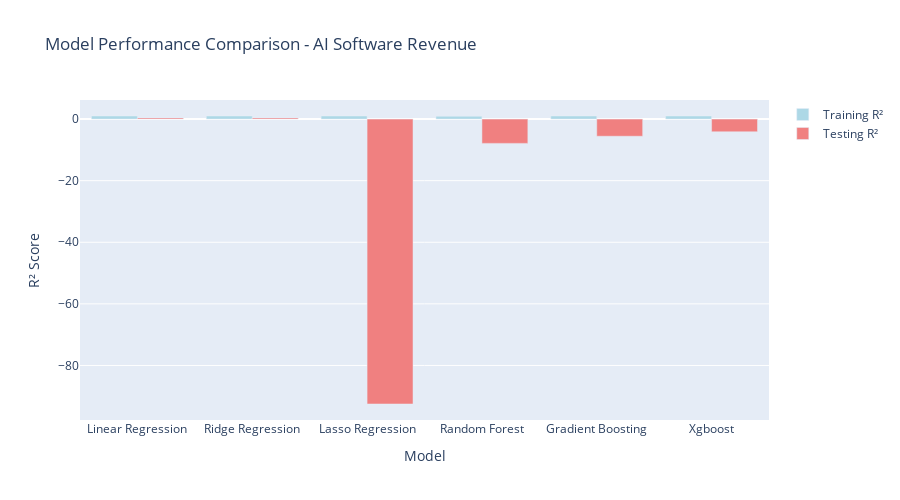
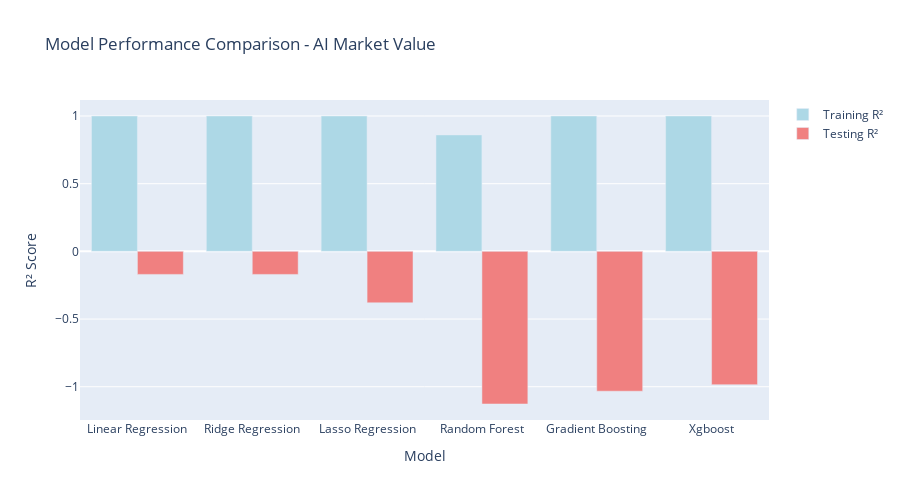

The code cell stored with these charts, in order, in its notebook:
### Markdown cell above
## 5. Model Comparison and Evaluation

### Code cell
# Compare model performance
def compare_model_performance(results_dict, target_name):
    """
    Create comprehensive model comparison
    """
    
    # Create comparison DataFrame
    comparison_data = []
    
    for model_name, metrics in results_dict.items():
        row = {
            'Model': model_name.replace('_', ' ').title(),
            'Train_R2': metrics.get('train_r2', np.nan),
            'Train_RMSE': metrics.get('train_rmse', np.nan),
            'Train_MAE': metrics.get('train_mae', np.nan),
            'Test_R2': metrics.get('test_r2', np.nan),
            'Test_RMSE': metrics.get('test_rmse', np.nan),
            'Test_MAE': metrics.get('test_mae', np.nan)
        }
        comparison_data.append(row)
    
    comparison_df = pd.DataFrame(comparison_data)
    
    # Display results
    pd.set_option('display.precision', 3)
    display(comparison_df)
    
    # Find best model
    if 'Train_R2' in comparison_df.columns:
        best_model_idx = comparison_df['Train_R2'].idxmax()
        best_model = comparison_df.loc[best_model_idx, 'Model']
        best_r2 = comparison_df.loc[best_model_idx, 'Train_R2']
        
    
    # Create visualization
    if len(comparison_df) > 1:
        fig = go.Figure()
        
        fig.add_trace(go.Bar(
            x=comparison_df['Model'],
            y=comparison_df['Train_R2'],
            name='Training R²',
            marker_color='lightblue'
        ))
        
        if 'Test_R2' in comparison_df.columns and not comparison_df['Test_R2'].isna().all():
            fig.add_trace(go.Bar(
                x=comparison_df['Model'],
                y=comparison_df['Test_R2'],
                name='Testing R²',
                marker_color='lightcoral'
            ))
        
        fig.update_layout(
            title=f'Model Performance Comparison - {target_name}',
            xaxis_title='Model',
            yaxis_title='R² Score',
            height=500
        )
        
        fig.show()
    
    return comparison_df

# Compare models for each target
model_comparisons = {}

for target_col, results in ml_results.items():
    target_name = targets.get(target_col, target_col)
    comparison = compare_model_performance(results, target_name)
    model_comparisons[target_col] = comparison

### Figure 1 — Plotly figure (JSON) as saved in the notebook; plotly's stock layout.template omitted (floating-point values rounded to 4 significant figures)
{"data": [{"marker": {"color": "lightblue"}, "name": "Training R²", "type": "bar", "x": ["Linear Regression", "Ridge Regression", "Lasso Regression", "Random Forest", "Gradient Boosting", "Xgboost"], "y": [1.0, 1.0, 1.0, 0.9135, 1.0, 1.0]}, {"marker": {"color": "lightcoral"}, "name": "Testing R²", "type": "bar", "x": ["Linear Regression", "Ridge Regression", "Lasso Regression", "Random Forest", "Gradient Boosting", "Xgboost"], "y": [0.3899, 0.3899, -92.51, -7.892, -5.576, -4.13]}], "layout": {"height": 500, "title": {"text": "Model Performance Comparison - AI Software Revenue"}, "xaxis": {"title": {"text": "Model"}}, "yaxis": {"title": {"text": "R² Score"}}}}

### Figure 2 — Plotly figure (JSON) as saved in the notebook; plotly's stock layout.template omitted (floating-point values rounded to 4 significant figures)
{"data": [{"marker": {"color": "lightblue"}, "name": "Training R²", "type": "bar", "x": ["Linear Regression", "Ridge Regression", "Lasso Regression", "Random Forest", "Gradient Boosting", "Xgboost"], "y": [1.0, 1.0, 1.0, 0.8605, 1.0, 1.0]}, {"marker": {"color": "lightcoral"}, "name": "Testing R²", "type": "bar", "x": ["Linear Regression", "Ridge Regression", "Lasso Regression", "Random Forest", "Gradient Boosting", "Xgboost"], "y": [-0.1702, -0.1704, -0.3802, -1.127, -1.033, -0.9848]}], "layout": {"height": 500, "title": {"text": "Model Performance Comparison - AI Market Value"}, "xaxis": {"title": {"text": "Model"}}, "yaxis": {"title": {"text": "R² Score"}}}}
